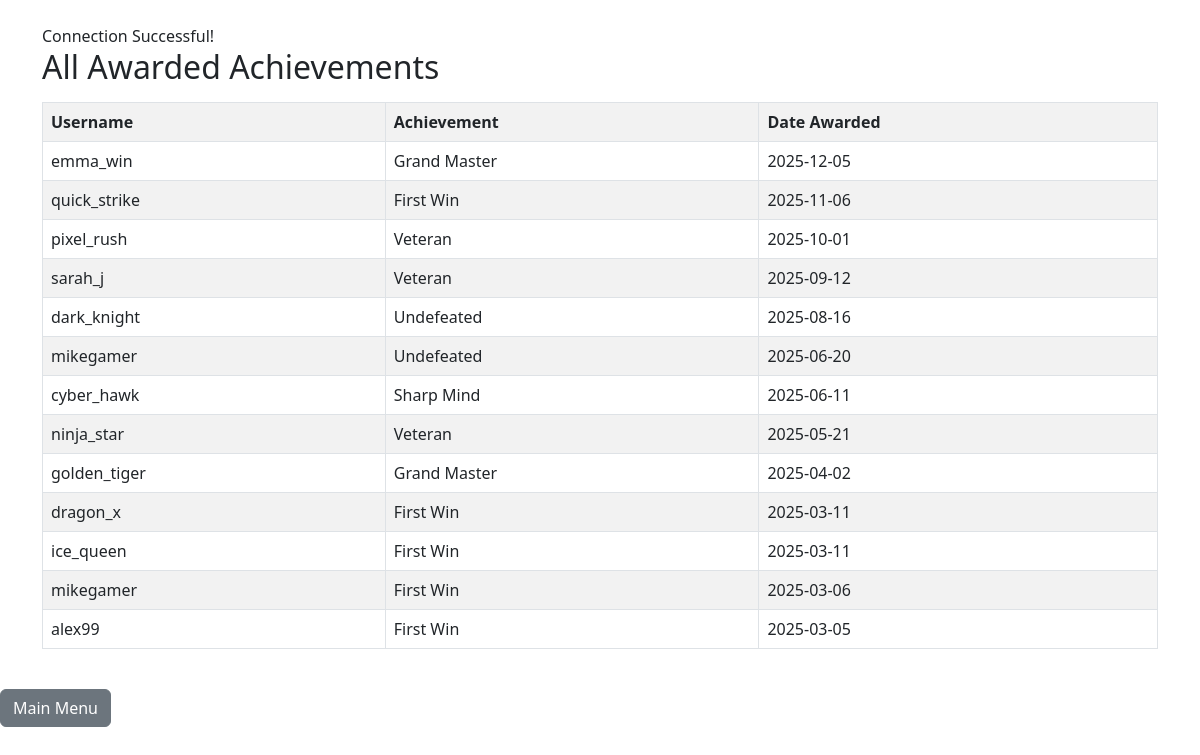
The app's page /CPSC2221_final/queries/display_awarded.php with its own data.
### tables this page shows
CREATE TABLE Awarded (
    UserID INT,
    AchievementID INT,
    AwardDate DATE DEFAULT (CURRENT_DATE),
    PRIMARY KEY (UserID, AchievementID),
    FOREIGN KEY (UserID) REFERENCES GameUser(UserID)
        ON DELETE CASCADE
        ON UPDATE CASCADE,
    FOREIGN KEY (AchievementID) REFERENCES Achievement(AchievementID)
        ON DELETE CASCADE
        ON UPDATE CASCADE
);

CREATE TABLE GameUser (
    UserID INT PRIMARY KEY,
    Username VARCHAR(40) UNIQUE NOT NULL,
    Email VARCHAR(50) UNIQUE NOT NULL,
    Password VARCHAR(40) NOT NULL
);

CREATE TABLE Achievement (
    AchievementID INT PRIMARY KEY,
    Title VARCHAR(40) UNIQUE NOT NULL,
    Description VARCHAR(800)
);

### CPSC2221_final/queries/display_awarded.php (the view, shortened to what this page needs)
<?php
$servername = "localhost";
$username   = "root";
$password   = "";
$database   = "tictactoe";
$conn = new mysqli($servername, $username, $password, $database);
if ($conn->connect_error) {
	die("Connection failed: " . $conn->connect_error);
} else {
	echo "<link rel='stylesheet' href='https://cdn.jsdelivr.net/npm/bootstrap@5.3.0/dist/css/bootstrap.min.css'>";
	echo "<div class='container mt-4'>";
	echo "Connection Successful! <br>";
}
$query = "SELECT gu.Username, a.Title, aw.AwardDate
          FROM Awarded aw
          JOIN GameUser gu ON aw.UserID = gu.UserID
          JOIN Achievement a ON aw.AchievementID = a.AchievementID
          ORDER BY aw.AwardDate DESC";
$result = $conn->query($query);
echo "<h2>All Awarded Achievements</h2>";
if ($result->num_rows > 0) {
	echo "<table class='table table-bordered table-striped mt-3'>";
	echo "<tr><th>Username</th><th>Achievement</th><th>Date Awarded</th></tr>";
	while ($row = $result->fetch_assoc()) {
		echo "<tr>
			<td>" . $row["Username"] . "</td>
			<td>" . $row["Title"] . "</td>
			<td>" . $row["AwardDate"] . "</td>
		</tr>";
	}
	echo "</table>";
} else {
	echo "No awarded achievements found.";
}
echo "</div><br><a class='btn btn-secondary' href='../index.php'>Main Menu</a>";
?>

### records on screen
awarded: UserID.Username "emma_win", AchievementID.Title "Grand Master", AwardDate "2025-12-05"
awarded: UserID.Username "quick_strike", AchievementID.Title "First Win", AwardDate "2025-11-06"
awarded: UserID.Username "pixel_rush", AchievementID.Title "Veteran", AwardDate "2025-10-01"
awarded: UserID.Username "sarah_j", AchievementID.Title "Veteran", AwardDate "2025-09-12"
awarded: UserID.Username "dark_knight", AchievementID.Title "Undefeated", AwardDate "2025-08-16"
awarded: UserID.Username "mikegamer", AchievementID.Title "Undefeated", AwardDate "2025-06-20"
awarded: UserID.Username "cyber_hawk", AchievementID.Title "Sharp Mind", AwardDate "2025-06-11"
awarded: UserID.Username "ninja_star", AchievementID.Title "Veteran", AwardDate "2025-05-21"
awarded: UserID.Username "golden_tiger", AchievementID.Title "Grand Master", AwardDate "2025-04-02"
awarded: UserID.Username "dragon_x", AchievementID.Title "First Win", AwardDate "2025-03-11"
awarded: UserID.Username "ice_queen", AchievementID.Title "First Win", AwardDate "2025-03-11"
awarded: UserID.Username "mikegamer", AchievementID.Title "First Win", AwardDate "2025-03-06"
awarded: UserID.Username "alex99", AchievementID.Title "First Win", AwardDate "2025-03-05"
